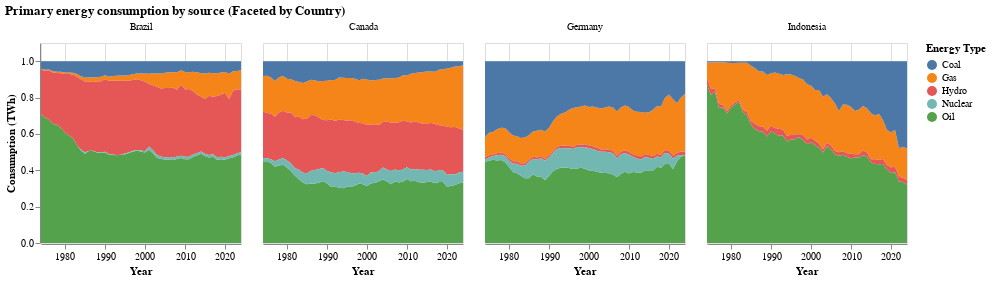

Notebook cell for this chart:
### Markdown cell above
<div style="border-left: 5px solid #007BFF; padding: 1em; background-color: #F0F8FF;">

<h3><b>Viz Task: Faceted Energy Transition Area Chart</b></h3>

<ul>
<li>Use the <code>area</code> mark to show the share of different energy types over time.</li>
<li>Encode:
<ul>
<li><code>year</code> on the <b>x channel</b> as temporal.</li>
<li><code>percentage</code> on the <b>y channel</b> as quantitative. </li>
<li><code>energy_type</code> on the <b>color channel</b> </li>
</ul>
</li>
<li>Facet the chart by <code>country</code> into multiple small multiples, arranged in 3 columns.</li>
<li>Set the size to <b>200 × 200</b> for each chart.</li>
<li>Add a descriptive title: <i>“Primary energy consumption by source (Faceted by Country)”</i>.</li>
</ul>
</div>

### Code cell
energy_consumed['percentage'] = (
    energy_consumed['consumption'] /
    energy_consumed.groupby(['country', 'year'])['consumption'].transform('sum')
)

energy_small_multiples = alt.Chart(energy_consumed).mark_area().encode(
    x=alt.X('year:T', title='Year'),
    y=alt.Y('percentage:Q', title='Consumption (TWh)'),
    color=alt.Color('energy_type:N', title='Energy Type')
).properties(
    width=200, height=200
).facet(
    column=alt.Column('country:N', title=None)  # suppress auto facet header title
).properties(
    title="Primary energy consumption by source (Faceted by Country)"
)


energy_small_multiples

### Figure 1 — Vega-Lite specification as saved in the notebook (floating-point values rounded to 4 significant figures; data arrays with more than 128 entries replaced by an {"elided": "..."} marker saying what was removed)
{"config": {"view": {"continuousWidth": 300, "continuousHeight": 300}}, "data": {"name": "data-3f4e7b93c370ec89974d67f508c8bf32"}, "facet": {"column": {"field": "country", "title": null, "type": "nominal"}}, "spec": {"mark": {"type": "area"}, "encoding": {"color": {"field": "energy_type", "title": "Energy Type", "type": "nominal"}, "x": {"field": "year", "title": "Year", "type": "temporal"}, "y": {"field": "percentage", "title": "Consumption (TWh)", "type": "quantitative"}}, "height": 200, "width": 200}, "title": "Primary energy consumption by source (Faceted by Country)", "$schema": "https://vega.github.io/schema/vega-lite/v5.20.1.json", "datasets": {"data-3f4e7b93c370ec89974d67f508c8bf32": {"elided": "1020 records"}}}
